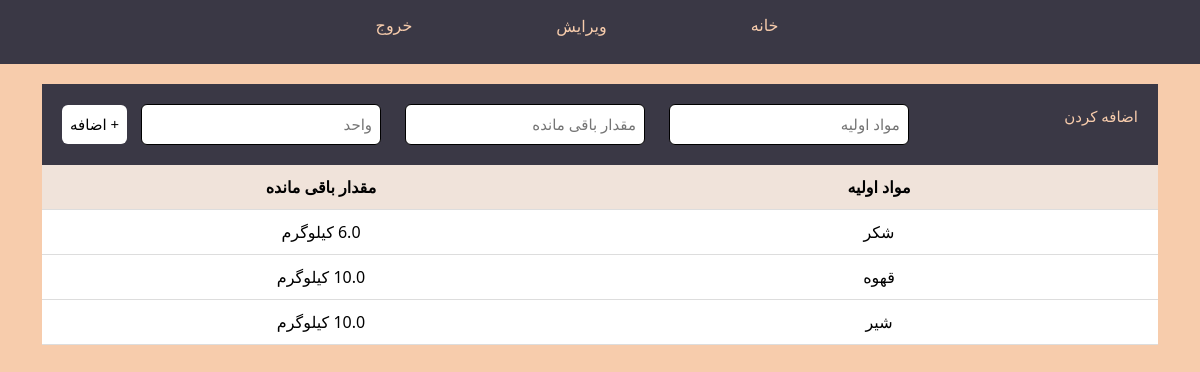
Page /storage/ on the earlier database version.
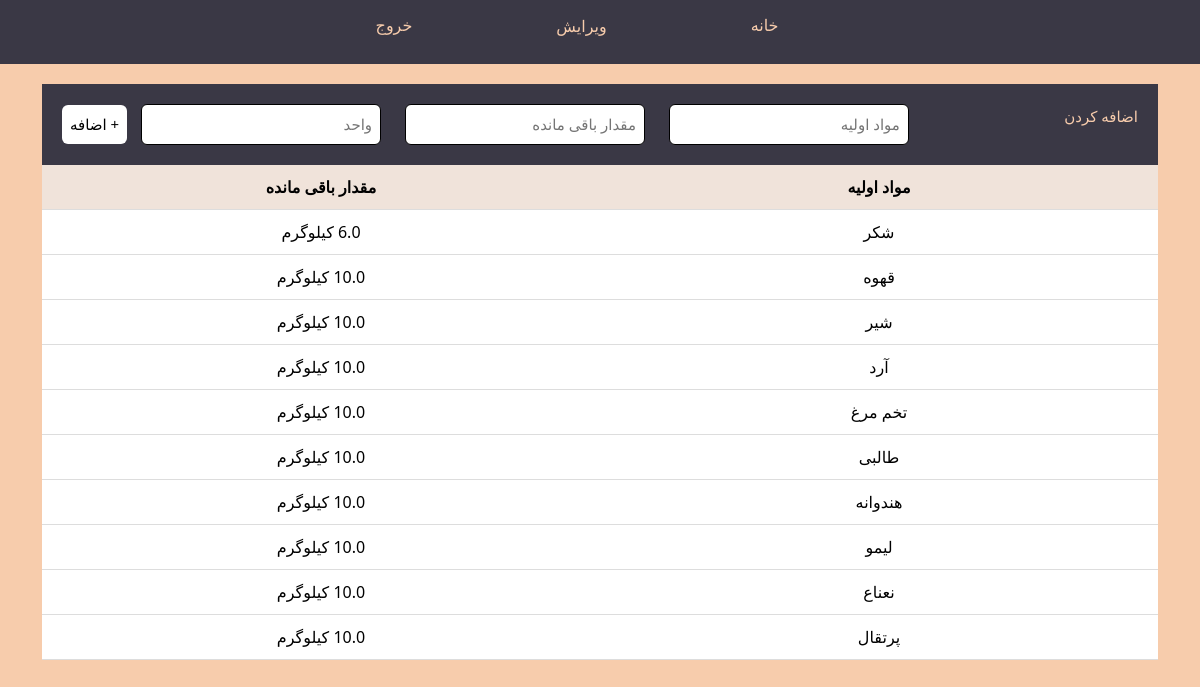
Same page on the later database version.
### accounts/models.py (models this page shows, shortened)
class Storage(models.Model):
    name = models.CharField(max_length=255, unique=True)
    amount = models.FloatField(default=0)
    unit = models.CharField(max_length=50)

### accounts/views.py (the view, shortened to what this page needs)
# urls.py: path("storage/", views.storage_view, name="storage"),
def storage_view(request):
    return render(request, "accounts/storage.html", {"storages": Storage.objects.all()})

### accounts/templates/accounts/storage.html (shortened to what this page needs)
<!DOCTYPE html>
<html lang="fa" dir="rtl">
<head>
    <link href='https://unpkg.com/css.gg@2.0.0/icons/css/enter.css' rel='stylesheet'>
    <link href='https://unpkg.com/css.gg@2.0.0/icons/css/shopping-cart.css' rel='stylesheet'>
    <link href='https://unpkg.com/css.gg@2.0.0/icons/css/check-r.css' rel='stylesheet'>
    <link href='https://unpkg.com/css.gg@2.0.0/icons/css/menu.css' rel='stylesheet'>
    <link href='https://unpkg.com/css.gg@2.0.0/icons/css/home-alt.css' rel='stylesheet'>
    <link href="https://cdn.jsdelivr.net/npm/bootstrap@5.3.3/dist/css/bootstrap.min.css" rel="stylesheet">
    <link href="https://getbootstrap.com/docs/5.3/assets/css/docs.css" rel="stylesheet">
</head>
<body>
    <div class="navbar lalezar-regular">
        <nav>
            <ul>
                <li>
                    <div class="icon-label"><a href="{% url 'home' %}" class="name" > خانه </a></div>
                </li>
                <li class="dropdown">
                    <div class="icon-label" id="item1"><button class="dropbtn" >ویرایش</button></div>
                </li>
                <li>
                    <div class="icon-label" id="item2"><a href="{% url 'logout' %}" class="name" style="margin-left: 100px;">خروج</a></div>
                </li>
            </ul>
        </nav>
    </div>
    <div class="container">
        <div class="table">
            <form method="post" class="table_header">
                <p>اضافه کردن</p>
                <div>
                    <input id="ingr" name="name" placeholder="مواد اولیه"/>
                    <input id="left" name="amount" placeholder="مقدار باقی مانده"/>
                    <input id="unit" name="unit" placeholder="واحد"/>
                    <button class="add_new" type="submit">+ اضافه</button>
                </div>
            </form>
            <div class="table_section">
                <table id="outputTable">
                    <thead>
                        <tr>
                             <th>مواد اولیه</th>
                            <th>مقدار باقی مانده</th>
                        </tr>
                    </thead>
                    <tbody>
                        {% for storage in storages %}
                            <tr>
                                <td>{{ storage.name }}</td>
                                <td>{{ storage.amount }} {{ storage.unit }}</td>
                            </tr>
                        {% empty %}
                            <tr style="text-align: center;">
                                <td colspan="3">هیچ ماده‌اولیه‌ای وارد نشده‌است</td>
                            </tr>
                        {% endfor %}
                    </tbody>
                </table>
            </div>
        </div>
    </div>

### accounts/templates/accounts/storage.html (style rules this page uses)
body { background-color: #f7ccac; align-items: center; justify-content: center; }
.lalezar-regular { font-family: "Lalezar", system-ui; font-weight: 400; font-style: normal; }
nav ul { display: flex; }
li { list-style: none; margin-right: 130px; }
.icon-label { display: flex; align-items: center; color: #f7ccac; margin-top: 6px; }
.icon-label a { text-decoration: none; }
.navbar { display: flex; background-color:#3a3845; justify-content: center; margin-bottom: 20px; }
.name { color: #f7ccac; }
.dropdown { position: relative; margin-left: auto; }
.dropbtn { background-color: inherit; color: #f7ccac; border: none; outline: none; font-family: inherit;; }
.container { display: flex; align-items: center; justify-content: center; box-sizing: border-box; }
.table { width: 100%; }
.table_header { display: flex; justify-content: space-between; align-items: center; padding: 20px; background-color: #3a3845; color: #f7ccac; font-size: 15px; }
th,td { border-bottom: 1px solid #dddddd; padding: 10px 20px; text-align: center; }
.table_header p { color: #f7ccac; }
button { outline: none; border: none; border-radius: 6px; cursor: pointer; background-color: #774a47; }
.add_new { padding: 10px 20px; color: #f7ccac; background-color: #774a47; }
input { padding: 10px 20px; margin: 0 10px; outline: none; border: 1px solid #000000; border-radius: 6px; }
.table_section { height: 650px; overflow: auto; }
table { width: 100%; table-layout: fixed; min-width: 650px; border-collapse: collapse; }
thead th { position: sticky; top: 0; background-color: #f0e3da; }

Differences in the rows shown:
added Storage: name "آرد", amount "10.0", unit "کیلوگرم"
added Storage: name "تخم مرغ", amount "10.0", unit "کیلوگرم"
added Storage: name "طالبی", amount "10.0", unit "کیلوگرم"
added Storage: name "هندوانه", amount "10.0", unit "کیلوگرم"
added Storage: name "لیمو", amount "10.0", unit "کیلوگرم"
added Storage: name "نعناع", amount "10.0", unit "کیلوگرم"
added Storage: name "پرتقال", amount "10.0", unit "کیلوگرم"
